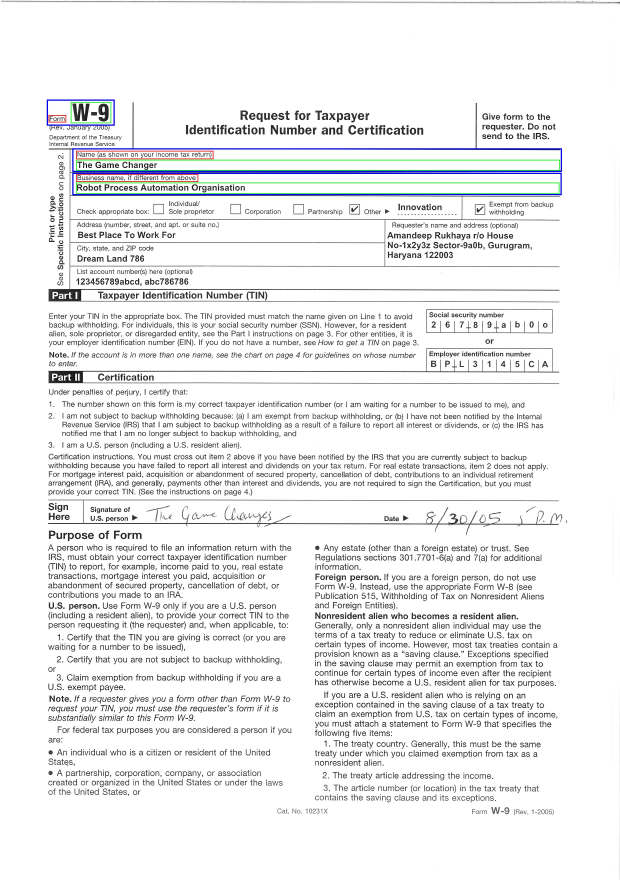
#> input picture ai/ml/projects/text_extraction_from_forms/data/ScannedForm_For_TextExtraction_Template.jpg, 2480 x 3520 px (shown at 1/4 size)
$ jupyter execute --allow-errors ExtractTextFromScannedImages_TemplateMatching_SVM_Model.ipynb   (shell and % lines are left out)   (older library calls are emulated)
#> lines starting #> are read from the running program, lines starting #| are printed output that depends on the picture; after the words box and inside, x2 and y2 are one past the last pixel; in counts of white or black regions, pixels touching at a corner belong together
[cell 1]
scanned_form_image_template_path = "data/ScannedForm_For_TextExtraction_Template.jpg"

expected_mapped_dictionary_for_text_extract = {
    "Form":"W-9",
    "Name (as shown on your income tax return)":"The Game Changer",
    "Business name, if different from above":"Robot Process Automation Organisation",
    "Individual/Sole proprietor":"False",
    "Corporation":"False",
    "Partnership":"False",
    "Other":"True-Innovation",
    "Exempt from backup withholding":"True",
    "Address (number, street, and apt. or suite no.)":"Best Place To Work For",
    "City, state, and ZIP code":"Dream Land 786",
    "List account number(s) here (optional)":"123456789abcd, abc786786",
    "Request's name and address (optional)":"Amandeep Rukhaya r/o House No-1x2y3z Sector9a0b, Gurugram, Haryana 122003",
    "Social security number":"26789ab0o",
    "Employer identification number":"BPL3145CA",
    "Date":"8/30/05 5 P.M."
}

[cell 2]
# to make matplotlib figures inline (% matplotlib inline), to use (%matplotlib notebook) - to make it interactive as well

[cell 3]
# import neccessary packages

import pandas as pd
import numpy as np
import cv2
import matplotlib.pyplot as plt
import pytesseract as pytt
import pprint

[cell 4]
# Utility Methods

def show_high_resolution_picture_in_two_parts(image_in_numpy_format, image_name):
    height, width = image_in_numpy_format.shape[:2]

    if len(image_in_numpy_format.shape)==3:
        cv2.imshow(image_name+" Part-1", cv2.resize(image_in_numpy_format[:height//2, :, :], (0,0), fx=0.4, fy=0.4))
        cv2.waitKey() #This is required for showing opencv images
        #cv2.imshow(image_name+" Part-2", cv2.resize(image_in_numpy_format[height//2:, :, :], (0,0), fx=0.4, fy=0.4))
        #cv2.waitKey() #This is required for showing opencv images
    else:
        cv2.imshow(image_name+" Part-1", cv2.resize(image_in_numpy_format[:height//2, :], (0,0), fx=0.4, fy=0.4))
        cv2.waitKey() #This is required for showing opencv images
        #cv2.imshow(image_name+" Part-2", cv2.resize(image_in_numpy_format[height//2:, :], (0,0), fx=0.4, fy=0.4))
        #cv2.waitKey() #This is required for showing opencv images

    # Drawing the image using matplotlib will give options to zoom-in or zoom-out (so better for analysis)
    # plt.imshow(input_image[:height/2, :width/2, :])

[cell 5]
# Read input Form


img = cv2.imread(scanned_form_image_template_path)
#> img is the input picture: shape (3520, 2480, 3); mean B, G, R 238.7, 238.2, 237.7

## convert to hsv
hsv = cv2.cvtColor(img, cv2.COLOR_BGR2HSV)
#> hsv: shape (3520, 2480, 3); mean H, S, V 2.2, 2.4, 239.5

## mask of green (36,0,0) ~ (70, 255,255)
# mask1 = cv2.inRange(hsv, (36, 0, 0), (70, 255,255))
mask1 = cv2.inRange(hsv, (45, 100, 100), (75, 255,255))
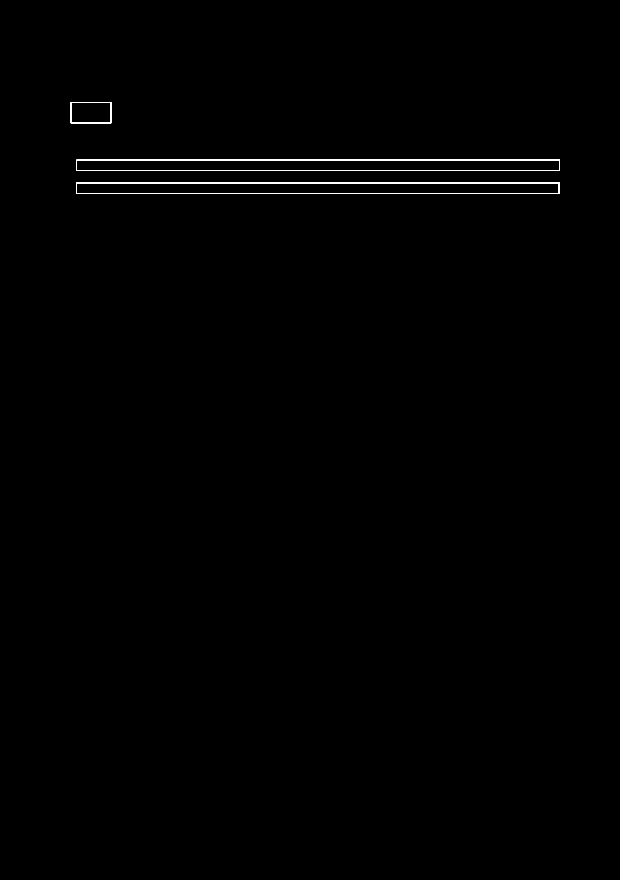
#> mask1: shape (3520, 2480) (shown at 1/4 size); 0.27% white; 3 white regions, box (x1, y1, x2, y2) and area: (304, 730, 2238, 775) 11838, (305, 639, 2240, 682) 9903, (283, 408, 445, 493) 1446

## mask o yellow (15,0,0) ~ (36, 255, 255)
mask2 = cv2.inRange(hsv, (15,0,0), (36, 255, 255))
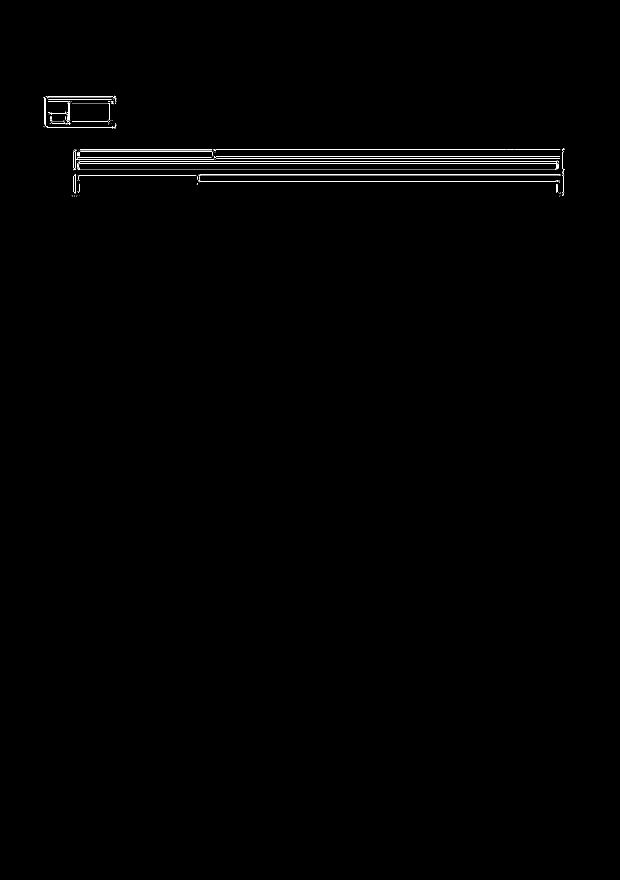
#> mask2: shape (3520, 2480) (shown at 1/4 size); 0.33% white in thin lines or dots, all inside (x1, y1, x2, y2) = (175, 383, 2257, 785)

# define range of blue color in HSV
lower_blue = np.array([110,50,50])
upper_blue = np.array([130,255,255])
# Threshold the HSV image to get only blue colors
mask3 = cv2.inRange(hsv, lower_blue, upper_blue)
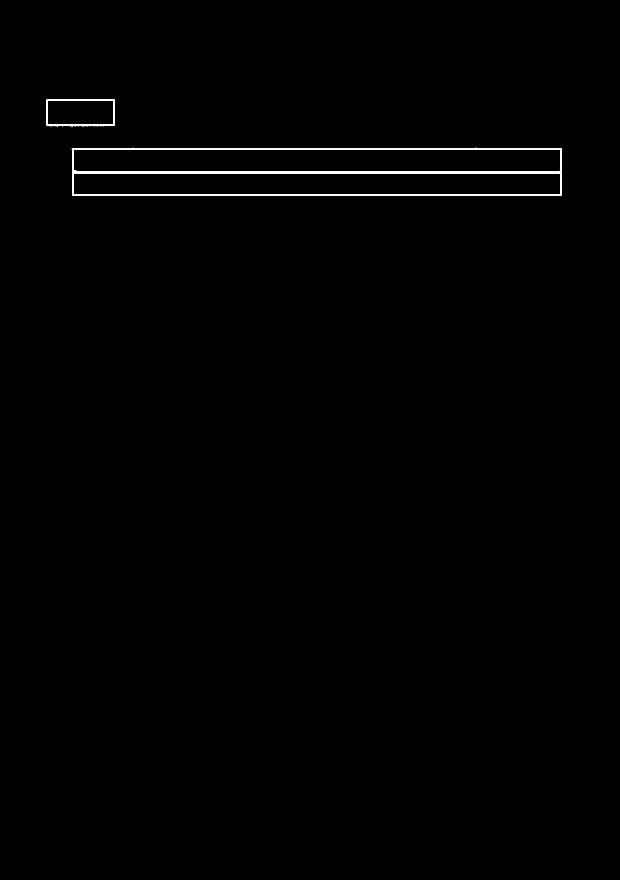
#> mask3: shape (3520, 2480) (shown at 1/4 size); 0.54% white; 84 white regions (81 under 20 px), largest, box (x1, y1, x2, y2) and area: (287, 591, 2248, 783) 43010, (187, 398, 459, 505) 3727, (1202, 782, 1229, 783) 27

# define range of red color in HSV
lower_red = np.array([0, 100, 100])
upper_red = np.array([10, 255, 255])
# Threshold the HSV image to get only red colors
mask4 = cv2.inRange(hsv, lower_red, upper_red)
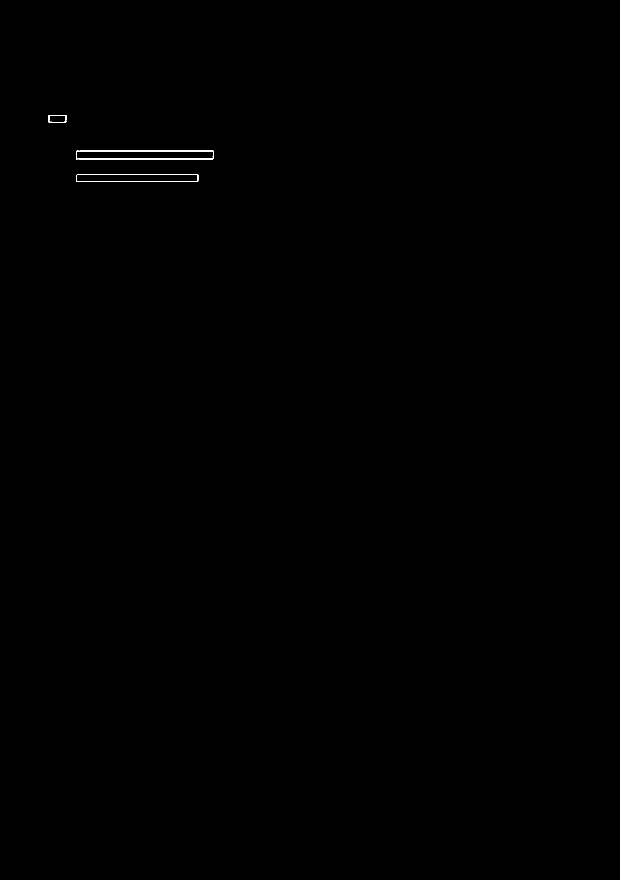
#> mask4: shape (3520, 2480) (shown at 1/4 size); 0.07% white; 4 white regions (1 under 20 px)

show_high_resolution_picture_in_two_parts(mask1, "Green")
#> in show_high_resolution_picture_in_two_parts, `cv2.imshow(image_name+" Part-1", cv2.resize(image_in_numpy_format[:hei..`:
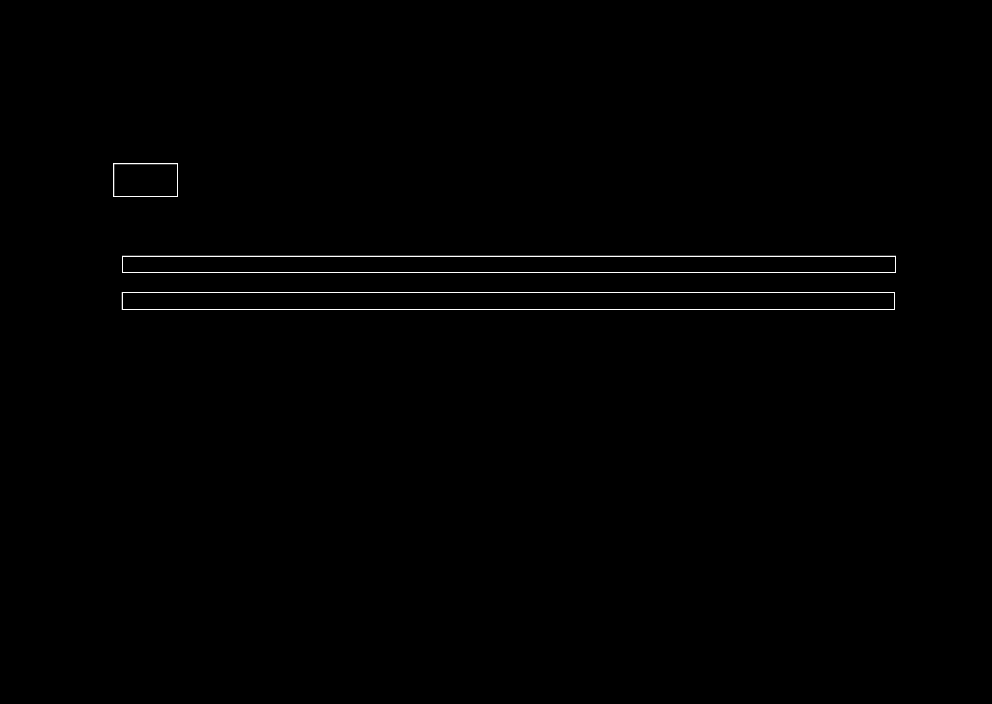
#> window 'Green Part-1': shape (704, 992); min 0, max 255, mean 1.3
#show_high_resolution_picture_in_two_parts(mask2, "Yellow")
show_high_resolution_picture_in_two_parts(mask3, "Blue")
#> call 2 of show_high_resolution_picture_in_two_parts, with image_name = 'Blue'
#> in show_high_resolution_picture_in_two_parts (call 2), `cv2.imshow(image_name+" Part-1", cv2.resize(image_in_numpy_format[:hei..`:
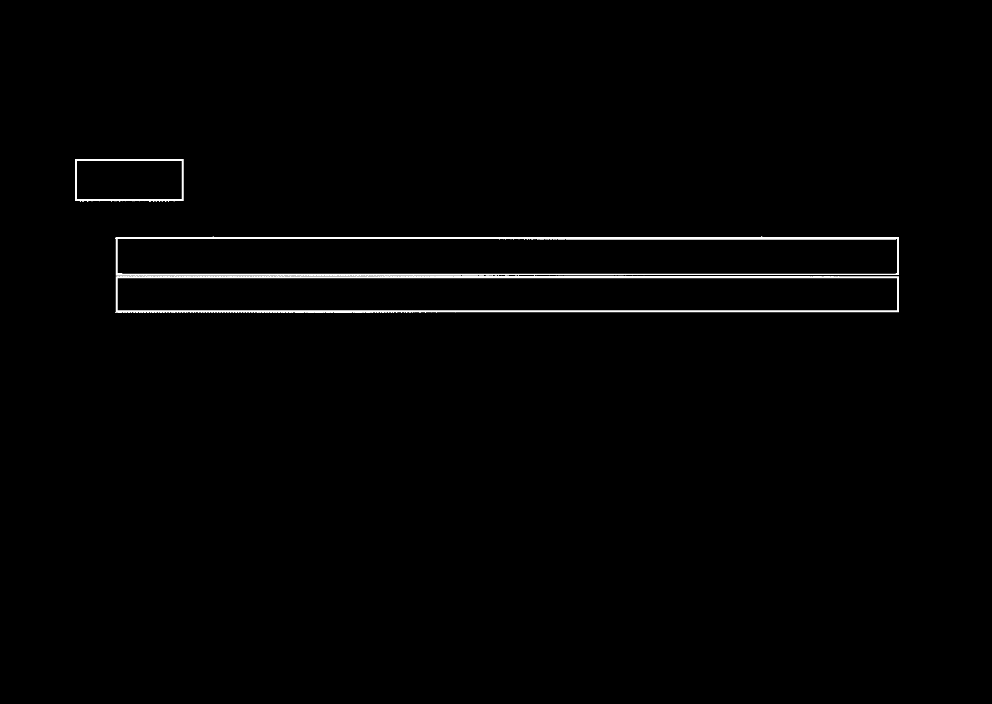
#> window 'Blue Part-1': shape (704, 992); min 0, max 255, mean 2.7
show_high_resolution_picture_in_two_parts(mask4, "Red")
#> call 3 of show_high_resolution_picture_in_two_parts, with image_name = 'Red'
#> in show_high_resolution_picture_in_two_parts (call 3), `cv2.imshow(image_name+" Part-1", cv2.resize(image_in_numpy_format[:hei..`:
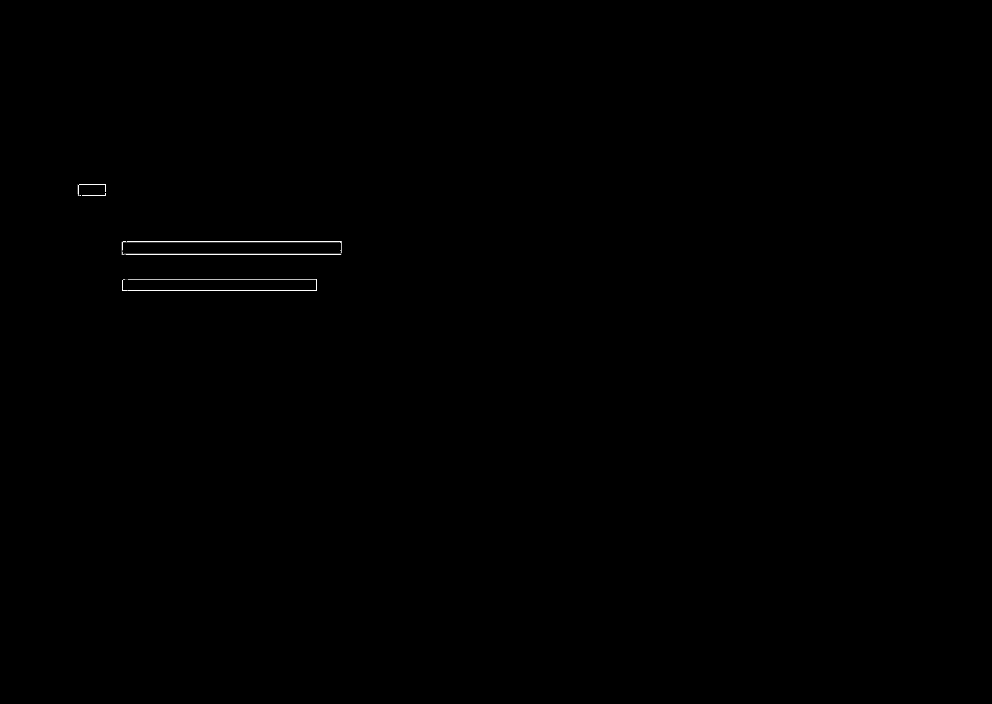
#> window 'Red Part-1': shape (704, 992); min 0, max 255, mean 0.4

[cell 6]
def find_all_regions_of_interest(mask, mask_name):
#> called with mask_name = 'GREEN'
    _, contours, _ = cv2.findContours(mask, cv2.RETR_EXTERNAL, cv2.CHAIN_APPROX_NONE)
#> contours = 3 contours; box (x1, y1, x2, y2) and area: (304, 730, 2238, 775) 85052, (305, 639, 2240, 682) 81228, (283, 408, 445, 493) 13524

    print("Number of Contours Received for ({}): ".format(mask_name), len(contours))
#| Number of Contours Received for (GREEN):  3

    my_list = []

    for counter in range(0,len(contours)):
        (x, y, w, h) = cv2.boundingRect(contours[counter])
        if h>20 and w>20:
            my_list.append((x, y, w, h))
#> this loop made 3 passes
#> (x, y, w, h) on passes 1 to 3: (304, 730, 1934, 45), (305, 639, 1935, 43), (283, 408, 162, 85)
#> after the loop, my_list = [(304, 730, 1934, 45), (305, 639, 1935, 43), (283, 408, 162, 85)]
            # [9 lines of commented-out code are left out]
    return my_list

[cell 7]
coordinates_for_label_values = find_all_regions_of_interest(mask1, "GREEN")
#> coordinates_for_label_values has the same summary as my_list in find_all_regions_of_interest
coordinates_for_labels = find_all_regions_of_interest(mask4, "RED")
#> in find_all_regions_of_interest (call 2), `_, contours, _ = cv2.findContours(mask, cv2.RETR_EXTERNAL, cv2.CHAIN_A..`: contours = 4 contours, 1 with area under 20; largest, box (x1, y1, x2, y2) and area: (304, 603, 854, 637) 2246, (305, 697, 793, 728) 1546, (194, 460, 265, 490) 296
#| Number of Contours Received for (RED):  4
#> the loop in find_all_regions_of_interest (call 2), `for counter in range(0,len(contours)):` made 4 passes
#> (x, y, w, h) on passes 1 to 4: (305, 697, 488, 31), (305, 697, 1, 1), (304, 603, 550, 34), (194, 460, 71, 30)
#> coordinates_for_labels = [(305, 697, 488, 31), (304, 603, 550, 34), (194, 460, 71, 30)]
coordinates_of_enclosing_boundary = find_all_regions_of_interest(mask3, "BLUE")
#> in find_all_regions_of_interest (call 3), `_, contours, _ = cv2.findContours(mask, cv2.RETR_EXTERNAL, cv2.CHAIN_A..`: contours = 84 contours, 82 with area under 20; largest, box (x1, y1, x2, y2) and area: (287, 591, 2248, 783) 363118, (187, 398, 459, 505) 28230
#| Number of Contours Received for (BLUE):  84
#> coordinates_of_enclosing_boundary = [(287, 591, 1961, 192), (187, 398, 272, 107)]

print("Valid Contours Count ({}): ".format("GREEN"), len(coordinates_for_label_values))
#| Valid Contours Count (GREEN):  3
print("Valid Contours Count ({}): ".format("RED"), len(coordinates_for_labels))
#| Valid Contours Count (RED):  3
print("Valid Contours Count ({}): ".format("BLUE"), len(coordinates_of_enclosing_boundary))
#| Valid Contours Count (BLUE):  2

[cell 8]
def return_extreme_x_and_y(points_tuple):

    #print("What's Going On: ", sep="")
    #print(points_tuple)

    left_top_x_boundary = points_tuple[0]
    left_top_y_boundary = points_tuple[1]

    right_bottom_x_boundary = left_top_x_boundary + points_tuple[2]
    right_bottom_y_boundary = left_top_y_boundary + points_tuple[3]

    # print("Returning Values: ", (left_top_x_boundary, left_top_y_boundary, right_bottom_x_boundary, right_bottom_y_boundary))

    return (left_top_x_boundary, left_top_y_boundary, right_bottom_x_boundary, right_bottom_y_boundary)

[cell 9]
coordinates_for_labels_with_values = []

for labels in coordinates_for_labels:
    for values in coordinates_for_label_values:
        for boundaries in coordinates_of_enclosing_boundary:
            xb1,yb1,xb2,yb2 = return_extreme_x_and_y(boundaries)
            new_values = xv1,yv1,xv2,yv2 = return_extreme_x_and_y(values)
            new_labels = xl1,yl1,xl2,yl2 = return_extreme_x_and_y(labels)

            is_value_valid = xb1<xv1<xb2 and yb1<yv1<yb2 and xb1<xv2<xb2 and yb1<yv2<yb2
            is_label_valid = xb1<xl1<xb2 and yb1<yl1<yb2 and xb1<xl2<xb2 and yb1<yl2<yb2

            if is_value_valid and is_label_valid:
                coordinates_for_labels_with_values.append((new_labels, new_values))
#> this loop made 3 passes
#> labels on passes 1 to 3: (305, 697, 488, 31), (304, 603, 550, 34), (194, 460, 71, 30)
#> after the loop, coordinates_for_labels_with_values = [((305, 697, 793, 728), (304, 730, 2238, 775)), ((305, 697, 793, 728), (305, 639, 2240, 682)), ((304, 603, 854, 637), (304, 730, 2238, 775)), ((304, 603, 854, 637), (305, 639, 2240, 682)), ((194, 460, 265, 490), (283, 408, 445, 493))]


# print("######## Values with labels:: ", sep="")
# print(len(coordinates_for_labels_with_values))

[cell 10]
my_mapped_dictionary = {}

for index, tuple_of_tuples in enumerate(coordinates_for_labels_with_values):
    labels,values = tuple_of_tuples
    xl1, yl1, xl2, yl2 = labels
    xv1, yv1, xv2, yv2 = values
    # print(xl1, yl1, xl2, yl2)
    # print(xv1, yv1, xv2, yv2)
    cv2.imshow("Field Number [Labels]: ("+str(index) + ")", img[yl1:yl2, xl1:xl2, :])
    cv2.waitKey()
    cv2.imshow("Field Number [Value]: ("+str(index) + ")", img[yv1:yv2, xv1:xv2, :])
    cv2.waitKey()
    my_mapped_dictionary[index] = (img[yl1+3:yl2-3, xl1+3:xl2-3, :], img[yv1+3:yv2-3, xv1+3:xv2-3, :])
#> this loop made 5 passes
#> (xl1, yl1, xl2, yl2, xv1, yv1, xv2, yv2) on passes 1 to 5: (305, 697, 793, 728, 304, 730, 2238, 775), (305, 697, 793, 728, 305, 639, 2240, 682), (304, 603, 854, 637, 304, 730, 2238, 775), (304, 603, 854, 637, 305, 639, 2240, 682), (194, 460, 265, 490, 283, 408, 445, 493)
#> pass 1, `cv2.imshow("Field Number [Labels]: ("+str(index) + ")", img[yl1:yl2, x..`:
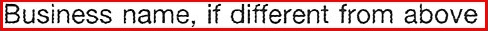
#> window 'Field Number [Labels]: (0)': shape (31, 488, 3); mean B, G, R 174.7, 174.7, 209.9
#> after the loop, my_mapped_dictionary = 5 items

[cell 11]
my_mapped_dictionary_for_text_using_tesseract_without_any_preprocessing = {}

#> (the rest of this cell did not finish here and is left out)

[cell 12]
pprint.pprint(my_mapped_dictionary_for_text_using_tesseract_without_any_preprocessing)

[cell 13]
matched_successfully = my_mapped_dictionary_for_text_using_tesseract_without_any_preprocessing.items() & expected_mapped_dictionary_for_text_extract.items()

print("Number of Labels matched with values[Without preprocessing]:: ", len(matched_successfully))

pprint.pprint(matched_successfully)

[cell 14]
my_mapped_dictionary_for_text_using_tesseract_after_preprocessing = {}
size_multiplier = 2
threshold_value=127
max_value=255
counter = 1
thresholding_style=cv2.THRESH_BINARY #+ cv2.THRESH_TRIANGLE
#> thresholding_style = 0
interpolation_for_resize=cv2.INTER_LINEAR
#> interpolation_for_resize = 1
save_images = True


def get_counter_value():
    global counter
    temp = counter
    counter+=1
    return "temp/"+str(temp).zfill(3)+". "

def preprocess_the_image(region_of_interest):
    #print("@@@@@@@@@: ",type(region_of_interest))
    if save_images:
        cv2.imwrite(get_counter_value()+"BeforecvtColor.png", region_of_interest)
    region_of_interest = cv2.cvtColor(region_of_interest, cv2.COLOR_BGR2GRAY)
    if save_images:
        cv2.imwrite(get_counter_value()+"AftercvtColor.png", region_of_interest)
    # region_of_interest = cv2.resize(region_of_interest, None, fx=size_multiplier, fy=size_multiplier, interpolation=interpolation_for_resize)
    if save_images:
        cv2.imwrite(get_counter_value()+"AfterResize.png", region_of_interest)
    _, region_of_interest = cv2.threshold(region_of_interest, threshold_value, max_value, thresholding_style )
    # region_of_interest = cv2.adaptiveThreshold(region_of_interest,255,cv2.ADAPTIVE_THRESH_GAUSSIAN_C,cv2.THRESH_BINARY,11,2)
    if save_images:
        cv2.imwrite(get_counter_value()+"AfterThreshold.png", region_of_interest)
    return region_of_interest

#> (the rest of this cell did not finish here and is left out)
